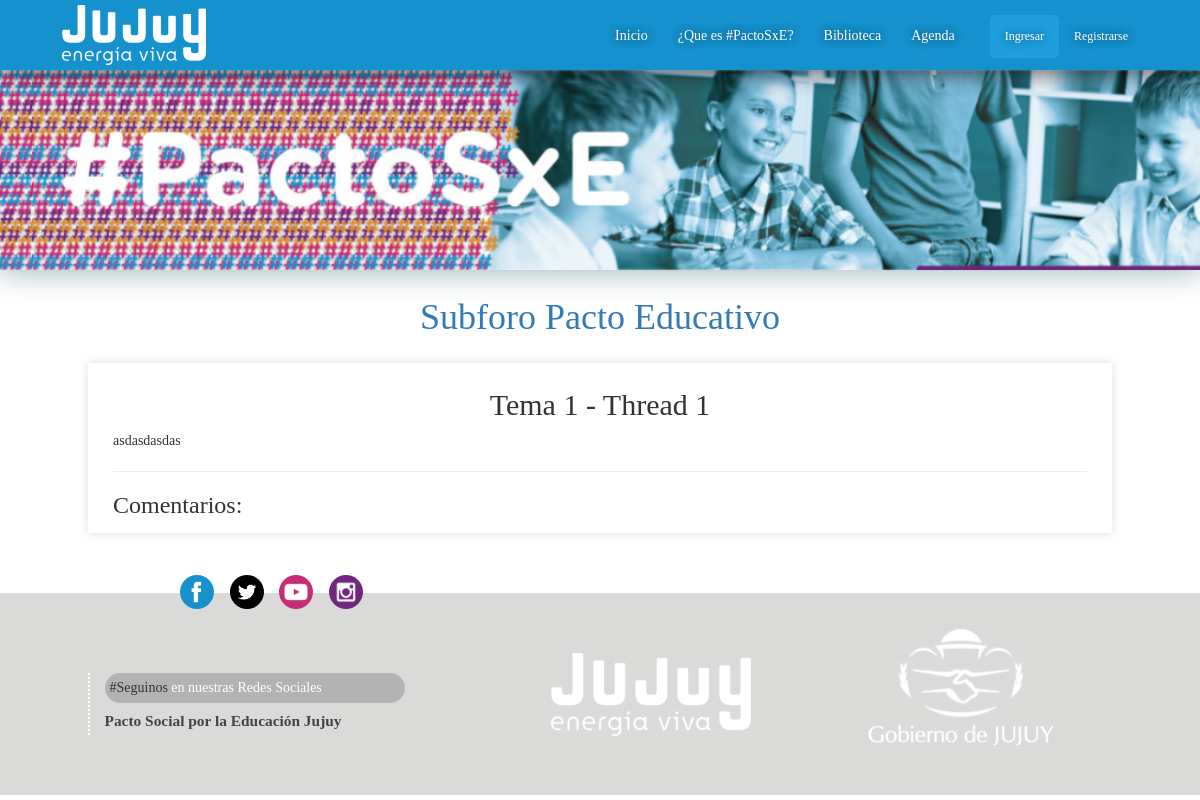
The page /foro/thread/1/ on the database as committed earlier.
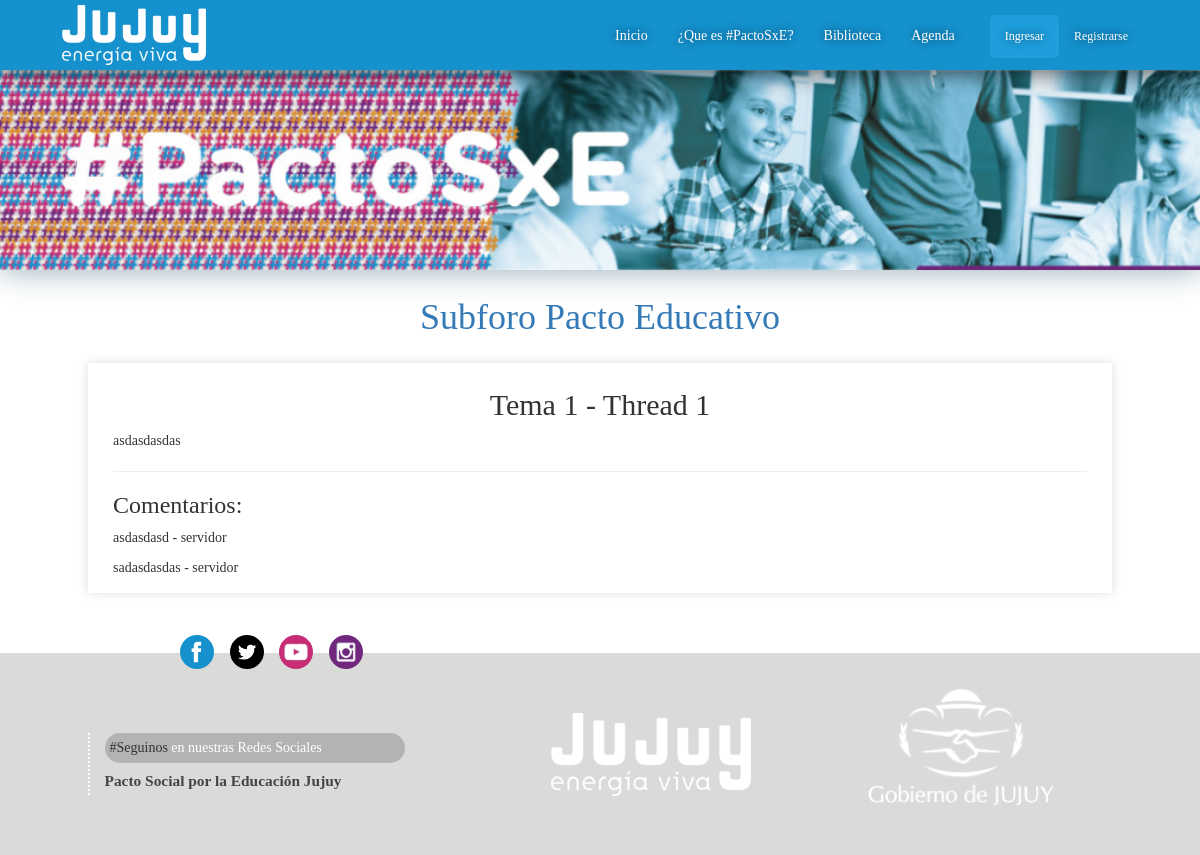
The same page on the database as committed later.
### foro/models.py (models this page shows, shortened)
class Post(models.Model):
	thread= models.ForeignKey(Thread, on_delete=models.CASCADE)
	autor= models.ForeignKey(User, on_delete=models.CASCADE)
	body= models.CharField(max_length=200)
	fecha_creacion= models.DateField(default=datetime.date.today)

### foro/views.py (the view, shortened to what this page needs)
# urls.py: path('thread/<int:thread_id>/', views.thread, name='thread'),
def thread(request, thread_id):
	form = PostForm()
	thread = Thread.objects.get(pk=thread_id)
	posts = Post.objects.filter(thread=thread_id)
	return render(request, 'thread.html', {'thread' : thread, 'posts' : posts, 'form' : form})

### foro/templates/thread.html (shortened to what this page needs)
{% extends 'base.html' %}
{% block content %}
<div class="ver-thread">
    <a href='/foro/subforo/{{ thread.subforo.id }}'><h1>Subforo {{ thread.subforo.nombre }}</h1></a>
    <div class="contenido">
        <h2>{{ thread.nombre }}</h2>
        <p> {{ thread.body }}</p>
        <hr>
        <h3>Comentarios:</h3>
        {% for post in posts %}
            <p>{{ post.body }} - {{ post.autor }}</p>
        {% endfor %}
    </div>
</div>
{% endblock %}

Rows that differ between the two databases and show on the page:
added Post: body "asdasdasd", autor "servidor"
added Post: body "sadasdasdas", autor "servidor"
